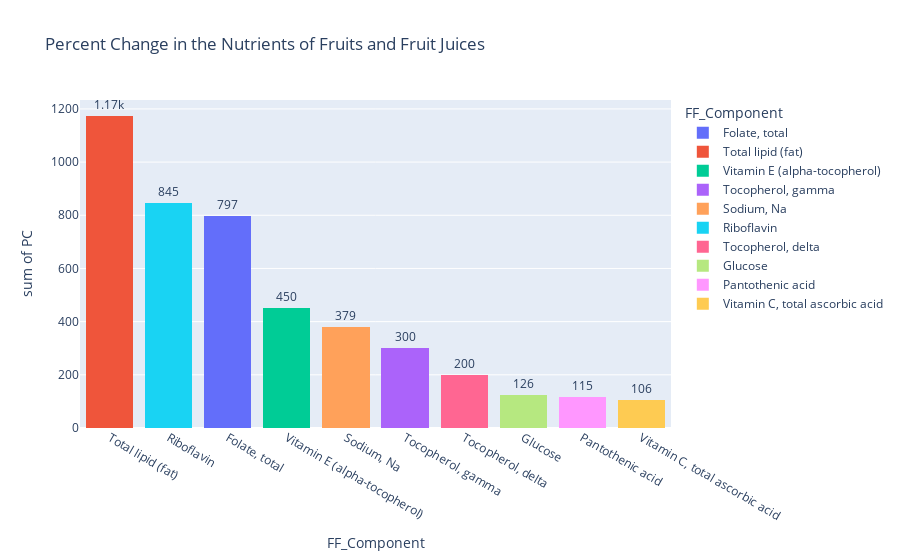

The code cell stored with this chart in its notebook:
### Markdown cell above
# Fruits and Fruit Juices

### Code cell
# Fruits and Fruit Juices
import pandas as pd
import plotly.express as px
csv = pd.read_csv('FF_SR_ data.csv')
df = csv[['food_category_id','FF Food description','FF_Component','SR Mean per 100g','FF Mean per 100g']]
df = df[df['FF_Component'].str.contains('SFA') == False]
df["PC"] = abs((df["FF Mean per 100g"]-df["SR Mean per 100g"])/(df["SR Mean per 100g"])) * 100
FRUITS = df[df['food_category_id'] == 9]
FRUITS = FRUITS.sort_values(by="PC", ascending=False)
FRUITS = FRUITS[FRUITS['PC'] != 0]
FRUITS = FRUITS[FRUITS['SR Mean per 100g'] != 0]
topten = FRUITS[0:19]
fig = px.histogram(topten, y='PC', x='FF_Component', title='Percent Change in the Nutrients of Fruits and Fruit Juices',text_auto='.3s', color = 'FF_Component')
fig.update_traces(textfont_size=12, textangle=0, textposition="outside", cliponaxis=False)
fig.update_layout(barmode='stack', xaxis={'categoryorder':'total descending'})
fig.show()

### Figure 1 — Plotly figure (JSON) as saved in the notebook; plotly's stock layout.template omitted (floating-point values rounded to 4 significant figures)
{"data": [{"alignmentgroup": "True", "bingroup": "x", "cliponaxis": false, "histfunc": "sum", "hovertemplate": "FF_Component=%{x}<br>sum of PC=%{y}<extra></extra>", "legendgroup": "Folate, total", "marker": {"color": "#636efa", "pattern": {"shape": ""}}, "name": "Folate, total", "offsetgroup": "Folate, total", "orientation": "v", "showlegend": true, "textangle": 0, "textfont": {"size": 12}, "textposition": "outside", "texttemplate": "%{value:.3s}", "type": "histogram", "x": ["Folate, total"], "xaxis": "x", "y": [796.8], "yaxis": "y"}, {"alignmentgroup": "True", "bingroup": "x", "cliponaxis": false, "histfunc": "sum", "hovertemplate": "FF_Component=%{x}<br>sum of PC=%{y}<extra></extra>", "legendgroup": "Total lipid (fat)", "marker": {"color": "#EF553B", "pattern": {"shape": ""}}, "name": "Total lipid (fat)", "offsetgroup": "Total lipid (fat)", "orientation": "v", "showlegend": true, "textangle": 0, "textfont": {"size": 12}, "textposition": "outside", "texttemplate": "%{value:.3s}", "type": "histogram", "x": ["Total lipid (fat)", "Total lipid (fat)", "Total lipid (fat)", "Total lipid (fat)", "Total lipid (fat)"], "xaxis": "x", "y": [600.0, 170.8, 159.6, 121.2, 120.2], "yaxis": "y"}, {"alignmentgroup": "True", "bingroup": "x", "cliponaxis": false, "histfunc": "sum", "hovertemplate": "FF_Component=%{x}<br>sum of PC=%{y}<extra></extra>", "legendgroup": "Vitamin E (alpha-tocopherol)", "marker": {"color": "#00cc96", "pattern": {"shape": ""}}, "name": "Vitamin E (alpha-tocopherol)", "offsetgroup": "Vitamin E (alpha-tocopherol)", "orientation": "v", "showlegend": true, "textangle": 0, "textfont": {"size": 12}, "textposition": "outside", "texttemplate": "%{value:.3s}", "type": "histogram", "x": ["Vitamin E (alpha-tocopherol)"], "xaxis": "x", "y": [450], "yaxis": "y"}, {"alignmentgroup": "True", "bingroup": "x", "cliponaxis": false, "histfunc": "sum", "hovertemplate": "FF_Component=%{x}<br>sum of PC=%{y}<extra></extra>", "legendgroup": "Tocopherol, gamma", "marker": {"color": "#ab63fa", "pattern": {"shape": ""}}, "name": "Tocopherol, gamma", "offsetgroup": "Tocopherol, gamma", "orientation": "v", "showlegend": true, "textangle": 0, "textfont": {"size": 12}, "textposition": "outside", "texttemplate": "%{value:.3s}", "type": "histogram", "x": ["Tocopherol, gamma"], "xaxis": "x", "y": [300], "yaxis": "y"}, {"alignmentgroup": "True", "bingroup": "x", "cliponaxis": false, "histfunc": "sum", "hovertemplate": "FF_Component=%{x}<br>sum of PC=%{y}<extra></extra>", "legendgroup": "Sodium, Na", "marker": {"color": "#FFA15A", "pattern": {"shape": ""}}, "name": "Sodium, Na", "offsetgroup": "Sodium, Na", "orientation": "v", "showlegend": true, "textangle": 0, "textfont": {"size": 12}, "textposition": "outside", "texttemplate": "%{value:.3s}", "type": "histogram", "x": ["Sodium, Na", "Sodium, Na"], "xaxis": "x", "y": [217.1, 161.5], "yaxis": "y"}, {"alignmentgroup": "True", "bingroup": "x", "cliponaxis": false, "histfunc": "sum", "hovertemplate": "FF_Component=%{x}<br>sum of PC=%{y}<extra></extra>", "legendgroup": "Riboflavin", "marker": {"color": "#19d3f3", "pattern": {"shape": ""}}, "name": "Riboflavin", "offsetgroup": "Riboflavin", "orientation": "v", "showlegend": true, "textangle": 0, "textfont": {"size": 12}, "textposition": "outside", "texttemplate": "%{value:.3s}", "type": "histogram", "x": ["Riboflavin", "Riboflavin", "Riboflavin", "Riboflavin", "Riboflavin"], "xaxis": "x", "y": [200.0, 183.7, 165, 159.6, 137.1], "yaxis": "y"}, {"alignmentgroup": "True", "bingroup": "x", "cliponaxis": false, "histfunc": "sum", "hovertemplate": "FF_Component=%{x}<br>sum of PC=%{y}<extra></extra>", "legendgroup": "Tocopherol, delta", "marker": {"color": "#FF6692", "pattern": {"shape": ""}}, "name": "Tocopherol, delta", "offsetgroup": "Tocopherol, delta", "orientation": "v", "showlegend": true, "textangle": 0, "textfont": {"size": 12}, "textposition": "outside", "texttemplate": "%{value:.3s}", "type": "histogram", "x": ["Tocopherol, delta"], "xaxis": "x", "y": [200.0], "yaxis": "y"}, {"alignmentgroup": "True", "bingroup": "x", "cliponaxis": false, "histfunc": "sum", "hovertemplate": "FF_Component=%{x}<br>sum of PC=%{y}<extra></extra>", "legendgroup": "Glucose", "marker": {"color": "#B6E880", "pattern": {"shape": ""}}, "name": "Glucose", "offsetgroup": "Glucose", "orientation": "v", "showlegend": true, "textangle": 0, "textfont": {"size": 12}, "textposition": "outside", "texttemplate": "%{value:.3s}", "type": "histogram", "x": ["Glucose"], "xaxis": "x", "y": [125.8], "yaxis": "y"}, {"alignmentgroup": "True", "bingroup": "x", "cliponaxis": false, "histfunc": "sum", "hovertemplate": "FF_Component=%{x}<br>sum of PC=%{y}<extra></extra>", "legendgroup": "Pantothenic acid", "marker": {"color": "#FF97FF", "pattern": {"shape": ""}}, "name": "Pantothenic acid", "offsetgroup": "Pantothenic acid", "orientation": "v", "showlegend": true, "textangle": 0, "textfont": {"size": 12}, "textposition": "outside", "texttemplate": "%{value:.3s}", "type": "histogram", "x": ["Pantothenic acid"], "xaxis": "x", "y": [115.4], "yaxis": "y"}, {"alignmentgroup": "True", "bingroup": "x", "cliponaxis": false, "histfunc": "sum", "hovertemplate": "FF_Component=%{x}<br>sum of PC=%{y}<extra></extra>", "legendgroup": "Vitamin C, total ascorbic acid", "marker": {"color": "#FECB52", "pattern": {"shape": ""}}, "name": "Vitamin C, total ascorbic acid", "offsetgroup": "Vitamin C, total ascorbic acid", "orientation": "v", "showlegend": true, "textangle": 0, "textfont": {"size": 12}, "textposition": "outside", "texttemplate": "%{value:.3s}", "type": "histogram", "x": ["Vitamin C, total ascorbic acid"], "xaxis": "x", "y": [106.1], "yaxis": "y"}], "layout": {"barmode": "stack", "legend": {"title": {"text": "FF_Component"}, "tracegroupgap": 0}, "title": {"text": "Percent Change in the Nutrients of Fruits and Fruit Juices"}, "xaxis": {"anchor": "y", "categoryarray": ["Folate, total", "Total lipid (fat)", "Vitamin E (alpha-tocopherol)", "Tocopherol, gamma", "Sodium, Na", "Riboflavin", "Tocopherol, delta", "Glucose", "Pantothenic acid", "Vitamin C, total ascorbic acid"], "categoryorder": "total descending", "domain": [0, 1], "title": {"text": "FF_Component"}}, "yaxis": {"anchor": "x", "domain": [0, 1], "title": {"text": "sum of PC"}}}}
